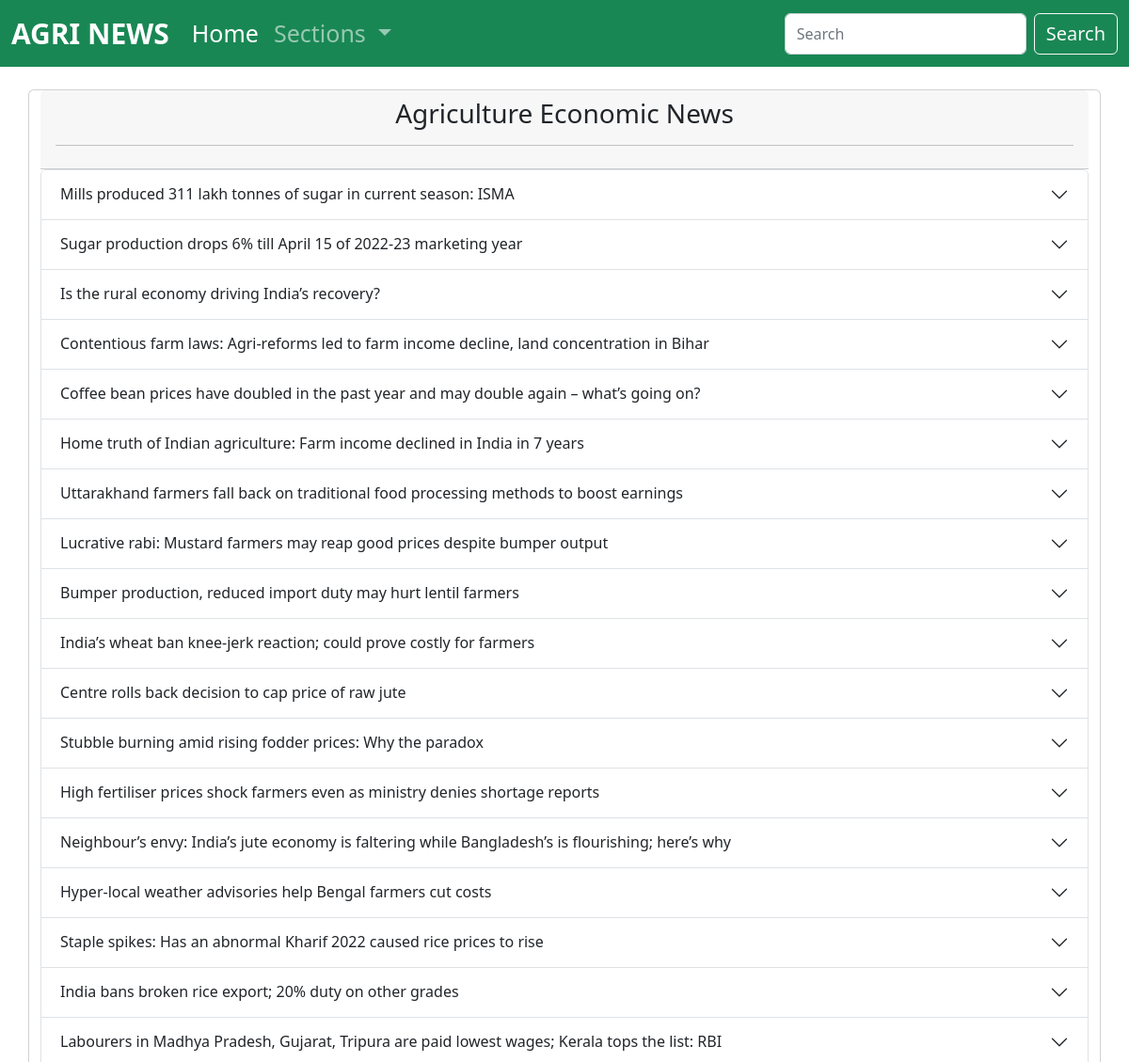
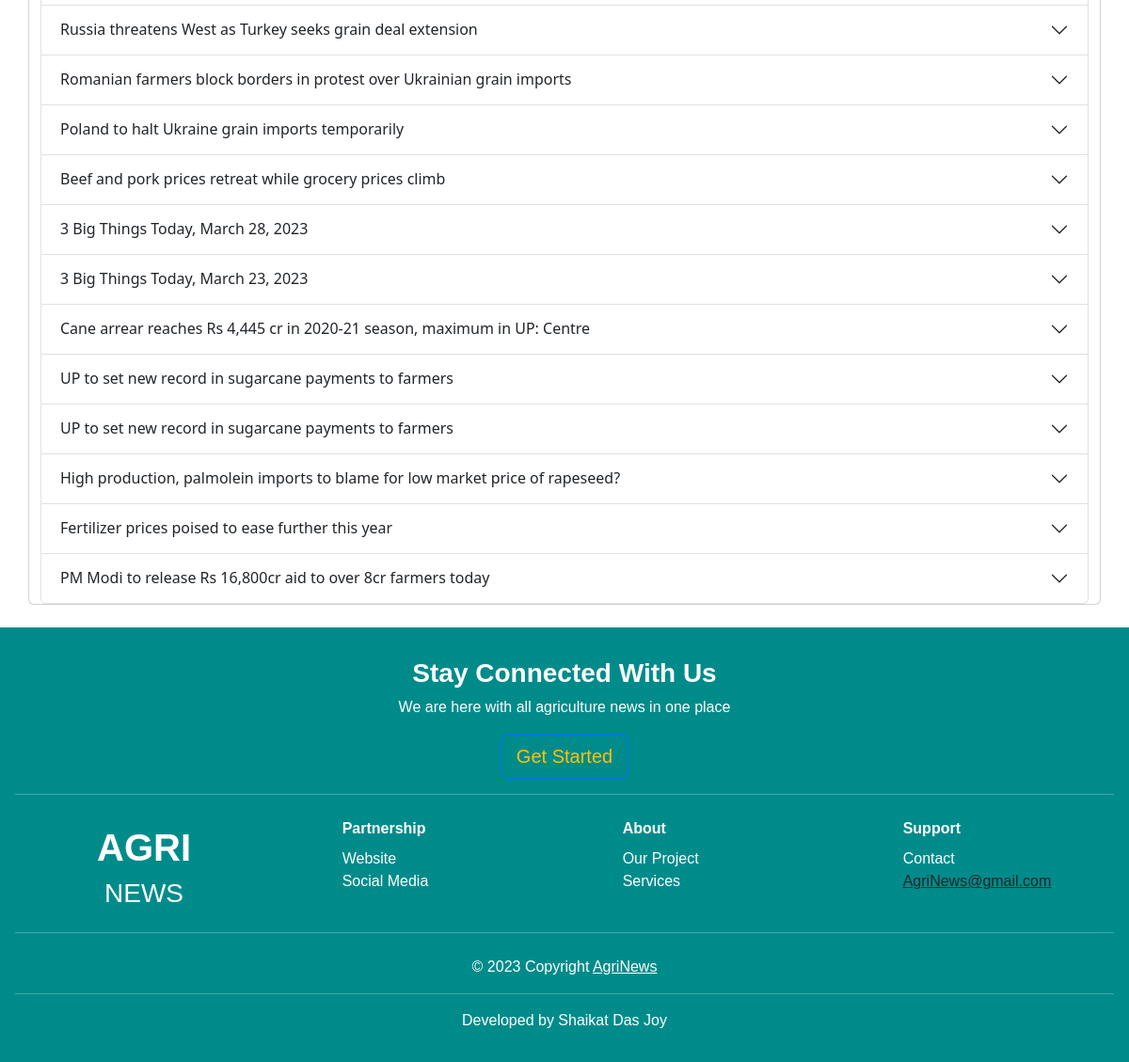
The app's page /economic-agri/ with its own data (2 pictures, top to bottom).
### article/models.py (models this page shows, shortened)
class Economic(models.Model):
    title = models.CharField(max_length=255)
    slug = models.SlugField(max_length=255,blank=True)
    text = models.TextField()
    date = models.DateTimeField(null=True,blank=True)
    url = models.URLField()
    class Meta:
        verbose_name = "Economic"
        verbose_name_plural = "Economics"

### article/views.py (the view)
# urls.py: path('economic-agri/', Economic_article_view,name='economic-agri'),
def Economic_article_view(request):
    if request.method == "GET":
        print("ingov")
        query = request.GET.get("q")
        if query is not None:
            lookups = Q(title__icontains=query)
            news = Economic.objects.filter(lookups).distinct()
        else:
            news =  Economic.objects.all().order_by('-id')[:30]
    context = {
        'heading' : "Agriculture Economic News",
        'news_list': news
    }
    return render(request, 'gov.html', context)

### templates/gov.html (shortened to what this page needs)
{% extends "base.html" %}
{% block content %}
    <div class="container my-4">
        <div class="row">
                <div class="card">
                    <div class="card-header text-center">
                        <h3>{{ heading }}</h3>
                        <hr>
                    </div>
                    <div class="accordion" id="accordionExample">
                        {% for news in news_list %}
                        <div class="accordion-item">
                            <h2 class="accordion-header" id="heading{{ forloop.counter }}">
                                <button class="accordion-button collapsed" type="button" data-bs-toggle="collapse"
                                        data-bs-target="#collapse{{ forloop.counter }}" aria-expanded="false" aria-controls="collapse{{ forloop.counter }}">
                                    {{ news.title }}
                                </button>
                            </h2>
                        </div>
                    {% endfor %}
                    </div>
                </div>
        </div>
    </div>
{% endblock %}

### static/style.css (style rules this page uses)
body { min-height: 100vh; }

### records on screen
Economic: title "Mills produced 311 lakh tonnes of sugar in current season: ISMA"
Economic: title "Sugar production drops 6% till April 15 of 2022-23 marketing year"
Economic: title "Is the rural economy driving India’s recovery?"
Economic: title "Contentious farm laws: Agri-reforms led to farm income decline, land concentration in Bihar"
Economic: title "Coffee bean prices have doubled in the past year and may double again – what’s going on?"
Economic: title "Home truth of Indian agriculture: Farm income declined in India in 7 years"
Economic: title "Uttarakhand farmers fall back on traditional food processing methods to boost earnings"
Economic: title "Lucrative rabi: Mustard farmers may reap good prices despite bumper output"
Economic: title "Bumper production, reduced import duty may hurt lentil farmers"
Economic: title "India’s wheat ban knee-jerk reaction; could prove costly for farmers"
Economic: title "Centre rolls back decision to cap price of raw jute"
Economic: title "Stubble burning amid rising fodder prices: Why the paradox"
Economic: title "High fertiliser prices shock farmers even as ministry denies shortage reports"
Economic: title "Neighbour’s envy: India’s jute economy is faltering while Bangladesh’s is flourishing; here’s why"
Economic: title "Hyper-local weather advisories help Bengal farmers cut costs"
Economic: title "Staple spikes: Has an abnormal Kharif 2022 caused rice prices to rise"
Economic: title "India bans broken rice export; 20% duty on other grades"
Economic: title "Labourers in Madhya Pradesh, Gujarat, Tripura are paid lowest wages; Kerala tops the list: RBI"
Economic: title "Russia threatens West as Turkey seeks grain deal extension"
Economic: title "Romanian farmers block borders in protest over Ukrainian grain imports"
Economic: title "Poland to halt Ukraine grain imports temporarily"
Economic: title "Beef and pork prices retreat while grocery prices climb"
Economic: title "3 Big Things Today, March 28, 2023"
Economic: title "3 Big Things Today, March 23, 2023"
Economic: title "Cane arrear reaches Rs 4,445 cr in 2020-21 season, maximum in UP: Centre"
Economic: title "UP to set new record in sugarcane payments to farmers"
Economic: title "UP to set new record in sugarcane payments to farmers"
Economic: title "High production, palmolein imports to blame for low market price of rapeseed?"
Economic: title "Fertilizer prices poised to ease further this year"
Economic: title "PM Modi to release Rs 16,800cr aid to over 8cr farmers today"

### other values on screen
{{ heading }} "Agriculture Economic News"
